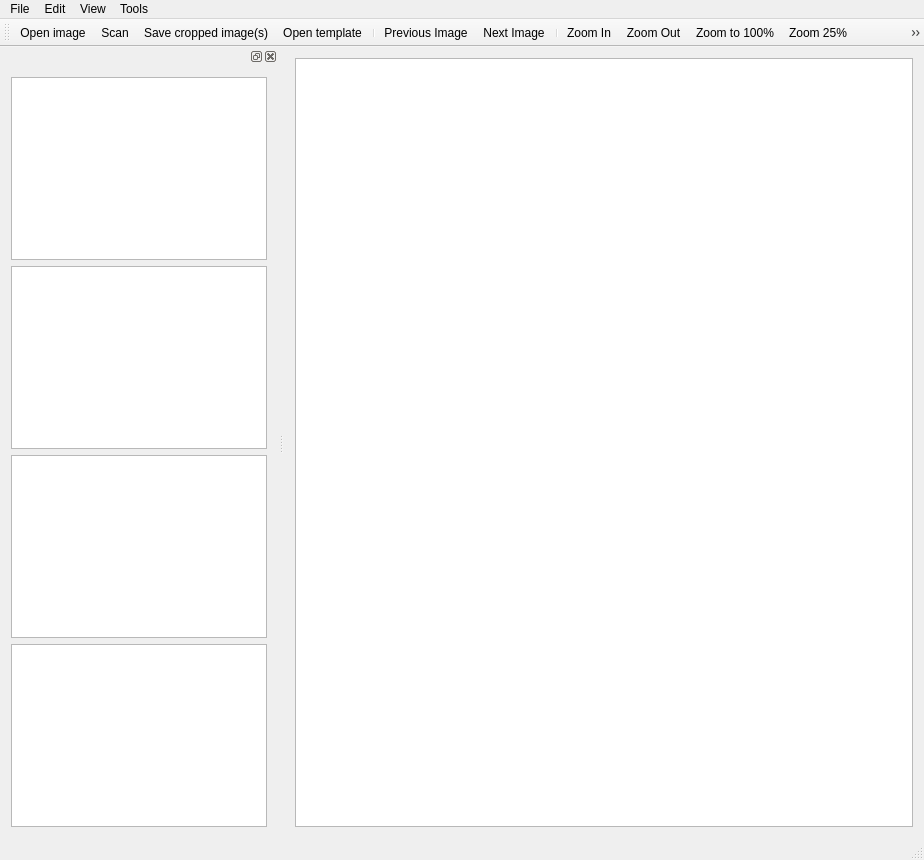
<?xml version="1.0" encoding="UTF-8"?>
<ui version="4.0">
 <class>MainWindow</class>
 <widget class="QMainWindow" name="MainWindow">
  <property name="geometry">
   <rect>
    <x>0</x>
    <y>0</y>
    <width>924</width>
    <height>860</height>
   </rect>
  </property>
  <property name="windowTitle">
   <string>scancrop</string>
  </property>
  <widget class="QWidget" name="centralWidget">
   <layout class="QHBoxLayout" name="horizontalLayout">
    <item>
     <widget class="QGraphicsView" name="graphicsView"/>
    </item>
   </layout>
  </widget>
  <widget class="QMenuBar" name="menuBar">
   <property name="geometry">
    <rect>
     <x>0</x>
     <y>0</y>
     <width>924</width>
     <height>23</height>
    </rect>
   </property>
   <widget class="QMenu" name="menuFile">
    <property name="title">
     <string>File</string>
    </property>
    <addaction name="actionOpen"/>
    <addaction name="actionScan"/>
    <addaction name="actionSave"/>
    <addaction name="actionOpen_template"/>
    <addaction name="separator"/>
    <addaction name="actionQuit"/>
   </widget>
   <widget class="QMenu" name="menuView">
    <property name="title">
     <string>View</string>
    </property>
    <addaction name="actionZoom_In"/>
    <addaction name="actionZoom_Out"/>
    <addaction name="actionZoom_100"/>
    <addaction name="actionZoom_25"/>
    <addaction name="actionZoom_to_Fit"/>
    <addaction name="actionZoom_Width"/>
    <addaction name="actionToggle_image_visible"/>
   </widget>
   <widget class="QMenu" name="menuTools">
    <property name="title">
     <string>Tools</string>
    </property>
    <addaction name="actionSelect"/>
    <addaction name="actionPan"/>
    <addaction name="actionBox"/>
   </widget>
   <widget class="QMenu" name="menuEdit">
    <property name="title">
     <string>Edit</string>
    </property>
    <addaction name="actionSelect_All"/>
    <addaction name="actionFind_images"/>
    <addaction name="separator"/>
    <addaction name="actionSettings"/>
   </widget>
   <addaction name="menuFile"/>
   <addaction name="menuEdit"/>
   <addaction name="menuView"/>
   <addaction name="menuTools"/>
  </widget>
  <widget class="QToolBar" name="mainToolBar">
   <property name="maximumSize">
    <size>
     <width>16777215</width>
     <height>28</height>
    </size>
   </property>
   <attribute name="toolBarArea">
    <enum>TopToolBarArea</enum>
   </attribute>
   <attribute name="toolBarBreak">
    <bool>false</bool>
   </attribute>
   <addaction name="actionOpen"/>
   <addaction name="actionScan"/>
   <addaction name="actionSave"/>
   <addaction name="actionOpen_template"/>
   <addaction name="separator"/>
   <addaction name="actionPrevious"/>
   <addaction name="actionNext"/>
   <addaction name="separator"/>
   <addaction name="actionZoom_In"/>
   <addaction name="actionZoom_Out"/>
   <addaction name="actionZoom_100"/>
   <addaction name="actionZoom_25"/>
   <addaction name="actionZoom_to_Fit"/>
   <addaction name="actionZoom_Width"/>
   <addaction name="separator"/>
   <addaction name="actionRotate_CounterClockwise"/>
   <addaction name="actionRotate_Clockwise"/>
   <addaction name="separator"/>
   <addaction name="actionSelect"/>
   <addaction name="actionPan"/>
   <addaction name="actionBox"/>
  </widget>
  <widget class="QStatusBar" name="statusBar"/>
  <widget class="QDockWidget" name="dockWidget">
   <attribute name="dockWidgetArea">
    <number>1</number>
   </attribute>
   <widget class="QWidget" name="dockWidgetContents">
    <layout class="QVBoxLayout" name="verticalLayout">
     <item>
      <widget class="QGraphicsView" name="topLeftView">
       <property name="verticalScrollBarPolicy">
        <enum>Qt::ScrollBarPolicy::ScrollBarAlwaysOff</enum>
       </property>
       <property name="horizontalScrollBarPolicy">
        <enum>Qt::ScrollBarPolicy::ScrollBarAlwaysOff</enum>
       </property>
      </widget>
     </item>
     <item>
      <widget class="QGraphicsView" name="topRightView">
       <property name="verticalScrollBarPolicy">
        <enum>Qt::ScrollBarPolicy::ScrollBarAlwaysOff</enum>
       </property>
       <property name="horizontalScrollBarPolicy">
        <enum>Qt::ScrollBarPolicy::ScrollBarAlwaysOff</enum>
       </property>
      </widget>
     </item>
     <item>
      <widget class="QGraphicsView" name="bottomLeftView">
       <property name="verticalScrollBarPolicy">
        <enum>Qt::ScrollBarPolicy::ScrollBarAlwaysOff</enum>
       </property>
       <property name="horizontalScrollBarPolicy">
        <enum>Qt::ScrollBarPolicy::ScrollBarAlwaysOff</enum>
       </property>
      </widget>
     </item>
     <item>
      <widget class="QGraphicsView" name="bottomRightView">
       <property name="verticalScrollBarPolicy">
        <enum>Qt::ScrollBarPolicy::ScrollBarAlwaysOff</enum>
       </property>
       <property name="horizontalScrollBarPolicy">
        <enum>Qt::ScrollBarPolicy::ScrollBarAlwaysOff</enum>
       </property>
      </widget>
     </item>
    </layout>
   </widget>
  </widget>
  <action name="actionOpen">
   <property name="icon">
    <iconset resource="icons.qrc">
     <normaloff>:/images/open.png</normaloff>:/images/open.png</iconset>
   </property>
   <property name="text">
    <string>Open image...</string>
   </property>
   <property name="shortcut">
    <string>Ctrl+O</string>
   </property>
  </action>
  <action name="actionSave">
   <property name="icon">
    <iconset resource="icons.qrc">
     <normaloff>:/images/save.png</normaloff>:/images/save.png</iconset>
   </property>
   <property name="text">
    <string>Save cropped image(s)</string>
   </property>
   <property name="toolTip">
    <string>Save cropped image(s)</string>
   </property>
   <property name="shortcut">
    <string>Ctrl+S</string>
   </property>
  </action>
  <action name="actionZoom_to_Fit">
   <property name="icon">
    <iconset resource="icons.qrc">
     <normaloff>:/images/zoom_fit.png</normaloff>:/images/zoom_fit.png</iconset>
   </property>
   <property name="text">
    <string>Zoom to Fit</string>
   </property>
   <property name="shortcut">
    <string>Ctrl+0</string>
   </property>
  </action>
  <action name="actionZoom_Width">
   <property name="icon">
    <iconset resource="icons.qrc">
     <normaloff>:/images/zoom_width.png</normaloff>:/images/zoom_width.png</iconset>
   </property>
   <property name="text">
    <string>Zoom Width</string>
   </property>
  </action>
  <action name="actionPan">
   <property name="checkable">
    <bool>true</bool>
   </property>
   <property name="icon">
    <iconset resource="icons.qrc">
     <normaloff>:/images/tool-pan.png</normaloff>:/images/tool-pan.png</iconset>
   </property>
   <property name="text">
    <string>Pan</string>
   </property>
   <property name="shortcut">
    <string>F2</string>
   </property>
  </action>
  <action name="actionSelect">
   <property name="checkable">
    <bool>true</bool>
   </property>
   <property name="icon">
    <iconset resource="icons.qrc">
     <normaloff>:/images/cursor.png</normaloff>:/images/cursor.png</iconset>
   </property>
   <property name="text">
    <string>Select</string>
   </property>
   <property name="shortcut">
    <string>F1</string>
   </property>
  </action>
  <action name="actionBox">
   <property name="checkable">
    <bool>true</bool>
   </property>
   <property name="icon">
    <iconset resource="icons.qrc">
     <normaloff>:/images/draw_box.png</normaloff>:/images/draw_box.png</iconset>
   </property>
   <property name="text">
    <string>Box</string>
   </property>
   <property name="shortcut">
    <string>F4</string>
   </property>
  </action>
  <action name="actionZoom_In">
   <property name="icon">
    <iconset resource="icons.qrc">
     <normaloff>:/images/zoom_in.png</normaloff>:/images/zoom_in.png</iconset>
   </property>
   <property name="text">
    <string>Zoom In</string>
   </property>
   <property name="shortcut">
    <string>Ctrl+=</string>
   </property>
  </action>
  <action name="actionZoom_Out">
   <property name="icon">
    <iconset resource="icons.qrc">
     <normaloff>:/images/zoom_out.png</normaloff>:/images/zoom_out.png</iconset>
   </property>
   <property name="text">
    <string>Zoom Out</string>
   </property>
   <property name="shortcut">
    <string>Ctrl+-</string>
   </property>
  </action>
  <action name="actionRotate_Clockwise">
   <property name="icon">
    <iconset resource="icons.qrc">
     <normaloff>:/images/shape_rotate_clockwise.png</normaloff>:/images/shape_rotate_clockwise.png</iconset>
   </property>
   <property name="text">
    <string>Rotate Clockwise</string>
   </property>
   <property name="shortcut">
    <string>Ctrl+.</string>
   </property>
  </action>
  <action name="actionRotate_CounterClockwise">
   <property name="icon">
    <iconset resource="icons.qrc">
     <normaloff>:/images/shape_rotate_anticlockwise.png</normaloff>:/images/shape_rotate_anticlockwise.png</iconset>
   </property>
   <property name="text">
    <string>Rotate CounterClockwise</string>
   </property>
   <property name="shortcut">
    <string>Ctrl+,</string>
   </property>
  </action>
  <action name="actionZoom_100">
   <property name="icon">
    <iconset resource="icons.qrc">
     <normaloff>:/images/zoom100.png</normaloff>:/images/zoom100.png</iconset>
   </property>
   <property name="text">
    <string>Zoom to 100%</string>
   </property>
   <property name="shortcut">
    <string>Ctrl+1</string>
   </property>
  </action>
  <action name="actionSave_template">
   <property name="icon">
    <iconset resource="icons.qrc">
     <normaloff>:/images/save_template.png</normaloff>:/images/save_template.png</iconset>
   </property>
   <property name="text">
    <string>Save template</string>
   </property>
   <property name="shortcut">
    <string>Ctrl+Shift+S</string>
   </property>
  </action>
  <action name="actionOpen_template">
   <property name="icon">
    <iconset resource="icons.qrc">
     <normaloff>:/images/open_template.png</normaloff>:/images/open_template.png</iconset>
   </property>
   <property name="text">
    <string>Open template...</string>
   </property>
   <property name="shortcut">
    <string>Ctrl+T</string>
   </property>
  </action>
  <action name="actionSelect_All">
   <property name="text">
    <string>Select All</string>
   </property>
   <property name="shortcut">
    <string>Ctrl+A</string>
   </property>
  </action>
  <action name="actionQuit">
   <property name="text">
    <string>Quit</string>
   </property>
   <property name="shortcut">
    <string>Ctrl+Q</string>
   </property>
  </action>
  <action name="actionZoom_25">
   <property name="icon">
    <iconset resource="icons.qrc">
     <normaloff>:/images/zoom25.png</normaloff>:/images/zoom25.png</iconset>
   </property>
   <property name="text">
    <string>Zoom 25%</string>
   </property>
   <property name="shortcut">
    <string>Ctrl+2</string>
   </property>
  </action>
  <action name="actionPrevious">
   <property name="icon">
    <iconset resource="icons.qrc">
     <normaloff>:/images/book_previous.png</normaloff>:/images/book_previous.png</iconset>
   </property>
   <property name="text">
    <string>Previous Image</string>
   </property>
   <property name="toolTip">
    <string>Previous Image</string>
   </property>
   <property name="shortcut">
    <string>PgUp</string>
   </property>
  </action>
  <action name="actionNext">
   <property name="icon">
    <iconset resource="icons.qrc">
     <normaloff>:/images/book_next.png</normaloff>:/images/book_next.png</iconset>
   </property>
   <property name="text">
    <string>Next Image</string>
   </property>
   <property name="toolTip">
    <string>Next Image</string>
   </property>
   <property name="shortcut">
    <string>PgDown</string>
   </property>
  </action>
  <action name="actionFind_images">
   <property name="text">
    <string>Detect image edges</string>
   </property>
   <property name="toolTip">
    <string>Find photos on the page</string>
   </property>
   <property name="shortcut">
    <string>Ctrl+E</string>
   </property>
  </action>
  <action name="actionToggle_image_visible">
   <property name="text">
    <string>Toggle image visible</string>
   </property>
   <property name="shortcut">
    <string>Ctrl+H</string>
   </property>
  </action>
  <action name="actionSettings">
   <property name="text">
    <string>Settings...</string>
   </property>
  </action>
  <action name="actionScan">
   <property name="icon">
    <iconset resource="icons.qrc">
     <normaloff>:/images/scanner.png</normaloff>:/images/scanner.png</iconset>
   </property>
   <property name="text">
    <string>Scan...</string>
   </property>
   <property name="shortcut">
    <string>Ctrl+K</string>
   </property>
  </action>
 </widget>
 <layoutdefault spacing="6" margin="11"/>
 <resources>
  <include location="icons.qrc"/>
 </resources>
 <connections/>
</ui>
